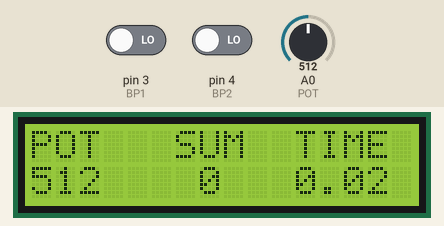
The sketch below on a simulated Arduino Uno, built with avr-gcc and run on an emulated ATmega328P. Shown: 16×2 character LCD. Inputs (shaded band) come from the test bench; at power-on: pin 3 (BP1) LOW, A0 (POT) = 512, pin 4 (BP2) LOW. What the sketch prints to the serial monitor is not drawn.

Above: at 1.9 s.
2.0 s: pin 3 (BP1) driven HIGH
At 6.77 s:
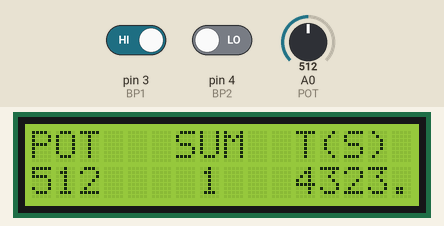
7.1 s: A0 (POT) set to 11
At 12.7 s:
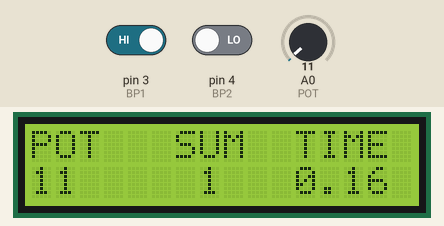
29.1 s: A0 (POT) set to 8
At 35.5 s:
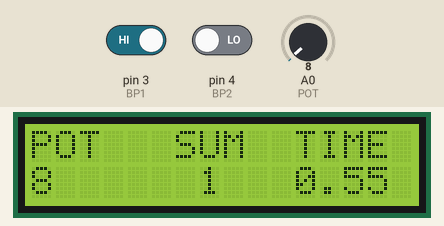
35.6 s: A0 (POT) set to 92
At 41.8 s:
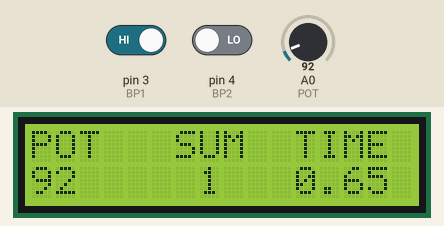
41.9 s: A0 (POT) set to 110
At 47.4 s:
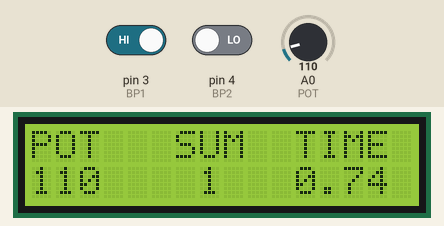
48.2 s: A0 (POT) set to 0
At 53.8 s:
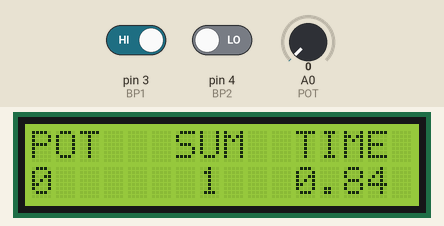

Measured:
- what the display in image 2 shows lasts 0.5 s, from 12.3 s to 12.8 s
- what the display in image 5 shows lasts 0.6 s, from 47.0 s to 47.6 s

The sketch:

RTOS_LCD.ino
```cpp
//:::::::::::::::::::::::::::::::::::::OUSMANE FALL::::::::::::::::::::::::::::::::::::::::::::::::::::
//:::::::::::::::::::::::::::::::::::::SUP GALILEE:::::::::::::::::::::::::::::::::::::::::::::::::::::
//:::::::::::::::::::::::::::::::::::::TEMPS REEL::::::::::::::::::::::::::::::::::::::::::::::::::::::


//LIBRAIRIES A UTILISER
#include <LiquidCrystal_I2C.h>
#include <Arduino_FreeRTOS.h>
#include "queue.h"
#include "semphr.h"
#include "task.h"

//LES PORTS A UTILISER

#define BP1 3     // 1er  BOUTON POUSSOIR
#define BP2 4    //  2éme BOUTON POUSSOIR
#define POT A0  //   POTENTIOMETRE

LiquidCrystal_I2C lcd(0x27,16,2); // ECRAN LCD_I2C 2 LIGNES ET A6 COLONNES AVEC L'ADRESSE 0x27


// PRIORITES DES TACHES
#define PRIORITY_TASK_1  (tskIDLE_PRIORITY+1)
#define PRIORITY_TASK_2  (tskIDLE_PRIORITY+1)
#define PRIORITY_TASK_3  (tskIDLE_PRIORITY+2)
#define PRIORITY_TASK_4  (tskIDLE_PRIORITY+2)
#define PRIORITY_TASK_5  (tskIDLE_PRIORITY+3)

//QUEUES
QueueHandle_t SendToTask3_1;
QueueHandle_t SendToTask3_2;
QueueHandle_t SendToTask4;
QueueHandle_t SendToTask5;

//SEMAPHORE
SemaphoreHandle_t sem;

//LA STRUCTURE REGROUPANT LES DONNEES
typedef struct Donnees
{
    int POTENTIO;
    int RESULTAT;
    double TEMPS;
}Donnees;


void setup()
{

  lcd.init();   // INITIALISATION DE L'ECRAN LCD_I2C
  lcd.backlight(); // ALLUMER L'ECLAIRAGE DE L'ECRAN

  Serial.begin(9600);       //COMMUNICATION SERIE à 9600 Bauds

  // MESSAGE DE BIENVENUE
  lcd.begin(16, 2);
  lcd.print(" BIENVENUE AU ");
  lcd.setCursor(0,1);
  lcd.print(" TP-PROJET RTOS ");
  delay(1000);
  lcd.clear(); // EFFACER LES ECRITURES POUR PREPARER UNE NOUVELLE ECRITURE


  //DEFINITION DES ENTREES
  pinMode(BP1, INPUT);
  pinMode(BP2, INPUT);
  pinMode(POT, INPUT);

  //Initialisation du sémaphore
  sem = xSemaphoreCreateBinary();

  //Création des queues
  SendToTask3_1 = xQueueCreate(1, sizeof(int));
  SendToTask3_2 = xQueueCreate(1, sizeof(int));
  SendToTask4 = xQueueCreate(1, sizeof(Donnees));
  SendToTask5 = xQueueCreate(1, sizeof(Donnees));

  //Création des tâches
  xTaskCreate(tache1, "tache1", 1000, NULL, PRIORITY_TASK_1, NULL);   //Tâche 1
  xTaskCreate(tache2, "tache2", 1000, NULL, PRIORITY_TASK_2, NULL);   //Tâche 2
  xTaskCreate(tache3, "tache3", 1000, NULL, PRIORITY_TASK_3, NULL);   //Tâche 3
  xTaskCreate(tache4, "tache4", 1000, NULL, PRIORITY_TASK_4, NULL);   //Tâche 4
  xTaskCreate(tache5, "tache5", 1000, NULL, PRIORITY_TASK_5, NULL);   //Tâche 5

  //Appel de l'ordonnanceur
  vTaskStartScheduler();
}

void tache1(void* pvParameters) //LIRE LA VALEUR DU POTENTIO ET L'ENVOI A LA TACHE 3
{
    while (1)
  {
    int VALEUR = analogRead(POT);

    xQueueSend(SendToTask3_1, &VALEUR, portMAX_DELAY); //FILE D'ATENTE
  }
}

void tache2(void* pvParameters) //RESULTAT DE LA SOMME ET ENVOIE VERS A LA TACHE3
{
  while(1)
  {
    int ETAT1 = digitalRead(BP1);
    int ETAT2 = digitalRead(BP2);
    int SOMME = ETAT1 + ETAT2;

    xQueueSend(SendToTask3_2, &SOMME, portMAX_DELAY); //File pour envoyer à la tâche 3
  }
}

void tache3(void* pvParameters) //RECEVOIR LES DONNEES DES TACHES PRECEDENTES
{
  while(1)
  {
    double startTime = millis();

    Donnees structValeurs;
    int receivedAnalogValue;
    int receivedDigitalValue;

    xQueueReceive(SendToTask3_1, &receivedAnalogValue, portMAX_DELAY);
    xQueueReceive(SendToTask3_2, &receivedDigitalValue, portMAX_DELAY);

    structValeurs.POTENTIO = receivedAnalogValue;
    structValeurs.RESULTAT = receivedDigitalValue;
    structValeurs.TEMPS = startTime;

    xQueueSend(SendToTask4, &structValeurs, portMAX_DELAY); //Envoi de la structure à la tâche 4
  }
}

void tache4(void* pvParameters)   //AFFICHAGE DE LA STRUCTURE ET L'ENVOIE A LA TACHE 5
{
  while(1)
  {
    Donnees structValeurs;
    xQueueReceive(SendToTask4, &structValeurs, portMAX_DELAY);

     // AFFICHAGE SUR L'ECRAN LCD
    lcd.begin(16, 2);
    lcd.print(" AFFICHAGE DE LA ");
    lcd.setCursor(0,1);
    lcd.print(" TACHE 4 :::>>");
    delay(100);
    lcd.clear(); // EFFACER LES ECRITURES PRECEDENTES
    lcd.begin(16, 2);
    lcd.print("POT   SUM  T(S)");
    lcd.setCursor(0,1);
    lcd.print(structValeurs.POTENTIO);
    lcd.setCursor(7,1);
    lcd.print(structValeurs.RESULTAT);
    lcd.setCursor(11,1);
    lcd.print(structValeurs.TEMPS);

    //AFFICHAGE SUR LE PORT SERIE
    Serial.println("**********TACHE 4**********");
    Serial.print("POTENTIOMETRE : ");
    Serial.println(structValeurs.POTENTIO);
    Serial.print("SOMME : ");
    Serial.println(structValeurs.RESULTAT);
    Serial.print("TIME (ms) : ");
    Serial.println(structValeurs.TEMPS);

    xQueueSend(SendToTask5, &structValeurs, portMAX_DELAY); //ENVOI DE LA STRUCTURE A LA TACHE 5

    xSemaphoreGive(sem);  //BLOCAGE DE LA TACHE 5

    //ATTENTE
    vTaskDelay(50);
  }
}

void tache5(void* pvParameters)
{
  while(1)
  {
    xSemaphoreTake(sem,portMAX_DELAY);

    Donnees structValeurs;

    xQueueReceive(SendToTask5, &structValeurs, portMAX_DELAY);

    //Conversion du temps (en ms) en minutes
    structValeurs.TEMPS = structValeurs.TEMPS*(0.001/60);

    // AFFICHAGE SUR L'ECRAN LCD
    lcd.begin(16, 2);
    lcd.print(" AFFICHAGE DE LA ");
    lcd.setCursor(0,1);
    lcd.print(" TACHE 4 :::>>");
    delay(100);
    lcd.clear(); // EFFACER LES ECRITURES PRECEDENTES
    lcd.begin(16, 2);
    lcd.print("POT   SUM  TIME");
    lcd.setCursor(0,1);
    lcd.print(structValeurs.POTENTIO);
    lcd.setCursor(7,1);
    lcd.print(structValeurs.RESULTAT);
    lcd.setCursor(11,1);
    lcd.print(structValeurs.TEMPS);

    //AFFICHAGE SUR LE PORT SERIE
    Serial.println("::::::::::::TACHE 5::::::::::::");
    Serial.print("POTENTIOMETRE : ");
    Serial.println(structValeurs.POTENTIO);
    Serial.print("SOMME : ");
    Serial.println(structValeurs.RESULTAT);
    Serial.print("TIME(en MIN) : ");
    Serial.println(structValeurs.TEMPS);


    //ATTENTE
    vTaskDelay(5);
  }
}


void loop()
{
  // ON NE FAIT RIEN ICI
}
```
